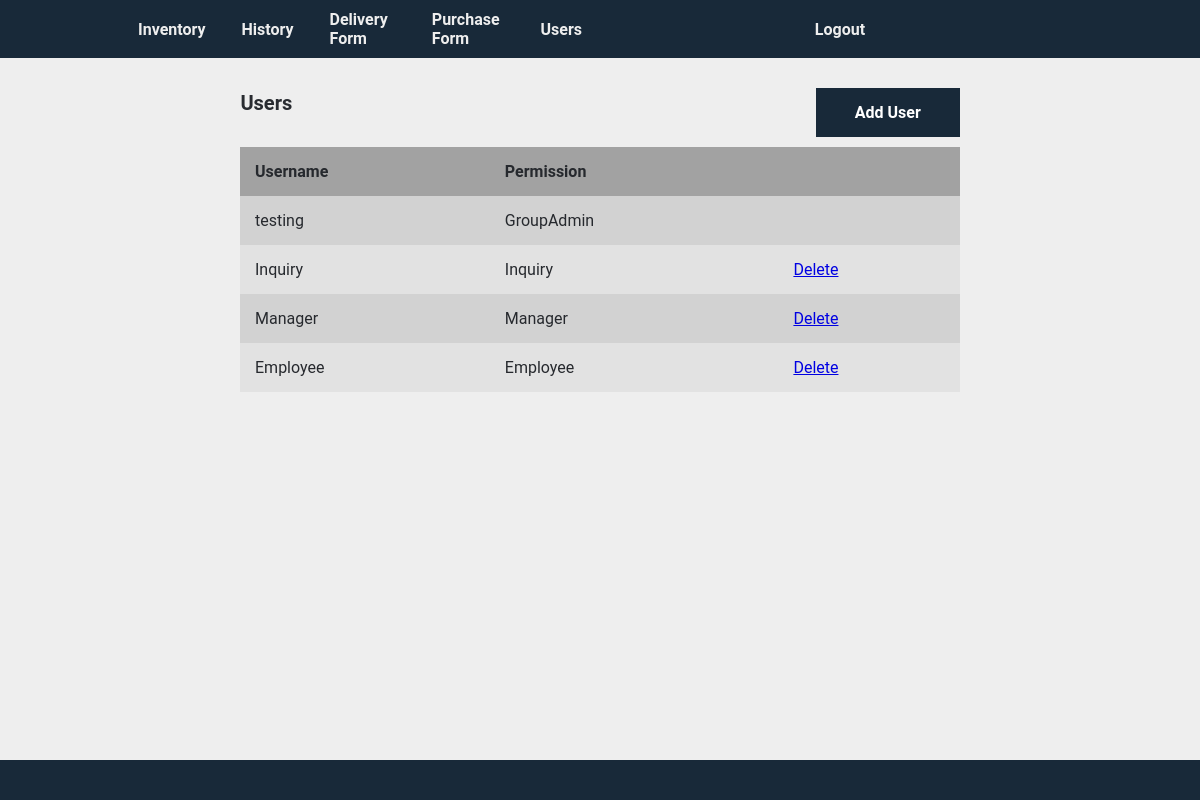
Page /index.php?page=users (signed in) on the committed database.
### tables this page shows
CREATE TABLE `accounts` (
  `id` int(11) NOT NULL,
  `username` varchar(50) NOT NULL,
  `password` varchar(255) NOT NULL,
  `permission` varchar(50) NOT NULL,
  `groupname` varchar(50) NOT NULL
);

### index.php (called while the page is built, shortened)
<?php
    include "functions.php";
    $page = isset($_GET["page"]) && file_exists($_GET["page"] . ".php") ? $_GET["page"] : "login";
    include $page . ".php";
?>

### users.php (the view, shortened to what this page needs)
<?php
$groupname = $_SESSION["groupname"];
$sql = "SELECT * FROM accounts WHERE groupname = ?";
$account_rows = $conn->execute_query($sql, [$groupname]);
?>
<?=nav_header("Users")?>
<div class="content-wrapper">
	<div class="flex-wrapper">
		<h1 class="h1-align">Users</h1>
		<?php
		if ($_SESSION["permission"] == "GroupAdmin")
		{
			echo "<button id='modal-open'>Add User</button>";
		}
		?>
	</div>
	<table>
		<tr>
			<th>Username</th>
			<th>Permission</th>
			<?php if($_SESSION["permission"] == "GroupAdmin"){echo "<th> </th>";} ?>
		</tr>
		<?php foreach($account_rows as $row): ?>
		<tr>
			<td><?= htmlspecialchars($row['username']) ?></td>
			<td><?= htmlspecialchars($row['permission']) ?></td>
			<?php
			if($_SESSION["permission"] == "GroupAdmin")
				{
					$user_id = $row['id'];
					if($row['permission'] != "GroupAdmin")
					{
						echo <<<EOT
						<td><a href="delete_user.php?id=$user_id">Delete</a></td>
						EOT;
					}
					else
					{
						echo "<td> </td>";
					}
				}
			?>
		</tr>
		<?php endforeach ?>
	</table>
</div>
<?=footer()?>
<?php
if (!isset($_POST["username"], $_POST["password"], $_POST["permission"]))
{
	exit("");
}
?>

### style.css (style rules this page uses)
:root { --background-color1: #eeeeee; --background-color2: #dddddd; --background-color3: #aaaaaa; --primary-color1: #182939; --text-color: #282b30; --paypal-color: #f7be3a; --link-color: #43598b; --notice-color: #FFFD74; }
* { box-sizing: border-box; font-family: roboto, "helvetica neue", Arial, sans-serif; font-size: 16px; }
html { height: 100%; }
body { position: relative; min-height: 100%; color: var(--text-color); background-color: var(--background-color1); margin: 0; padding-bottom: 100px; }
h1, h2, h3, h4, h5 { color: var(--dull-text-color); }
.h1-align { font-size: 20px; }
.content-wrapper { max-width: 80%; min-width: 50%; margin: 0 auto; }
.flex-wrapper { display: flex; flex-wrap: nowrap; justify-content: space-between; margin: 0px 11.5% 0px 11.5%; align-items: center; padding:10px; }
table { min-width: 75%; border-collapse: collapse; margin-left: auto; margin-right: auto; filter: brightness(95%); }
th, td { padding: 15px; text-align:left; }
th { background-color: var(--background-color3); }
tr:nth-child(even) { background-color: var(--background-color2); }
tr:nth-child(odd) { background-color: var(--background-color1); }
#modal-open { min-width: 20%; padding: 15px; margin-top: 20px; background-color: var(--primary-color1); border: 0; cursor: pointer; font-weight: bold; color: #ffffff; transition: background-color 0.2s; }

### rows in the picture
accounts: username "testing", permission "GroupAdmin"
accounts: username "Inquiry", permission "Inquiry"
accounts: username "Manager", permission "Manager"
accounts: username "Employee", permission "Employee"
